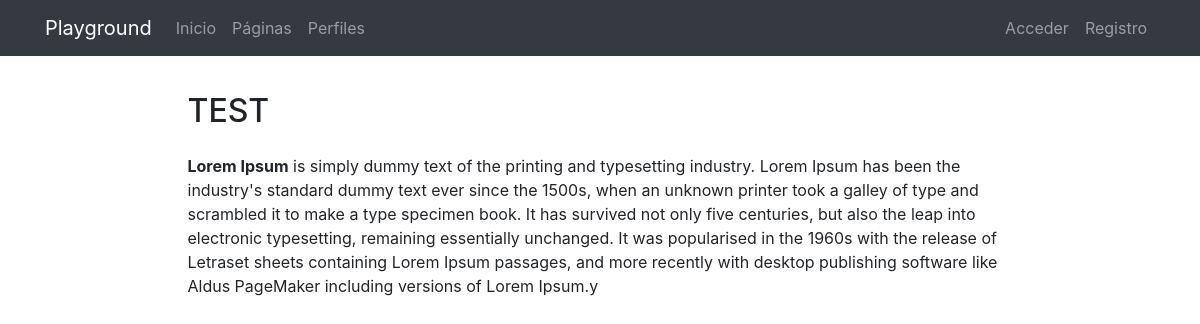
Page /pages/10/test/ on the committed database.
### pages/models.py (models this page shows, shortened)
class Page(models.Model):
    title = models.CharField(verbose_name="Título", max_length=200)
    content = RichTextField(verbose_name="Contenido")
    order = models.SmallIntegerField(verbose_name="Orden", default=0)
    created = models.DateTimeField(auto_now_add=True, verbose_name="Fecha de creación")
    updated = models.DateTimeField(auto_now=True, verbose_name="Fecha de edición")
    class Meta:
        verbose_name = "página"
        verbose_name_plural = "páginas"
        ordering = ['order', 'title']

### pages/views.py (the view)
# urls.py: path('<int:pk>/<slug:slug>/', PageDetailsView.as_view(), name='page'),
class PageDetailsView(DetailView):      # DetailsView
    model = Page

### pages/templates/pages/page_detail.html (shortened to what this page needs)
{% extends 'core/base.html' %}
{% load static %}
{% block content %}
{% include 'pages/includes/pages_menu.html' %}
<main role="main">
  <div class="container">
    <div class="row mt-3">
      <div class="col-md-9 mx-auto">
        <h2 class="section-heading mb-4">{{page.title}}</h2>
        <div>
          {{page.content|safe}}
        </div>
      </div>
    </div>
  </div>
</main>
{% endblock %}

### core/static/core/css/main.css (style rules this page uses)
main { padding-top: 20px; }
:root { --jumbotron-padding-y: 3rem; }

### rows in the picture
Page: title "TEST", content "Lorem Ipsum is simply dummy text of the printing and typesetting industry. Lorem Ipsum has been the industry's standard dummy text ever since the 1500s, when an unknown printer took a galley of type and scrambled it to make a type specimen book. It has survived not only five centuries, but also the leap into electronic typesetting, remaining essentially unchanged. It was popularised in the 1960s with the release of Letraset sheets containing Lorem Ipsum passages, and more recently with desktop publishing software like Aldus PageMaker including versions of Lorem Ipsum.y"
